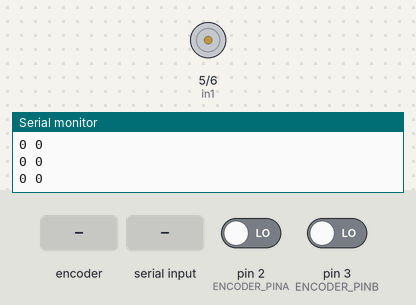
A sketch run on a simulated Arduino Uno, built with avr-gcc and run on an emulated ATmega328P. Parts: motor-driver pin pairs drawn as motors (green arrow = first pin HIGH = forward, orange = second pin HIGH = backward, longer = more drive), the last lines printed to the serial monitor. The test bench sets the inputs (shaded band); at power-on: pin 2 (ENCODER_PINA) LOW, pin 3 (ENCODER_PINB) LOW.

Above: at 1.2 s.
1.3 s: rotary encoder on pin 2 (ENCODER_PINA) / pin 3 (ENCODER_PINB) turned 1 step (first pin leading)
At 1.63 s:
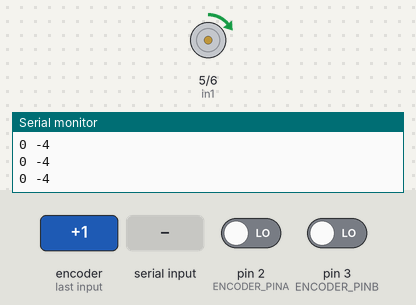
4.4 s: "90,45\n" received over Serial
At 9.9 s:
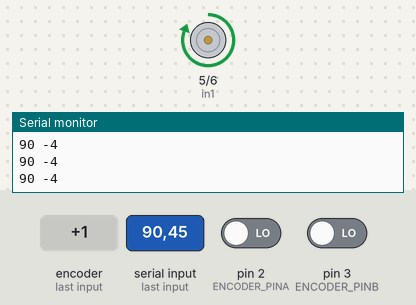
Timing chart, 0 to 11.4 s (numbered marks = the images above; inputs shaded):
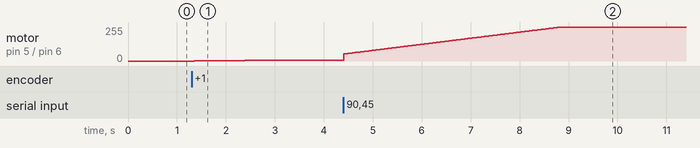

Measured:
- after the input at 1.3 s, motor on pin 5 (in1) / pin 6 (in2): moves from stopped to forward 7/255 over 2.6 s, starting after 0.05 s

The sketch:

closed_loop_location.ino
```cpp
/*
  The following code implements a Pi controller using the previous parts (mainly the Encoder)
  we will use the PI controller for a Close-Loop operation on the motor, such that for a given
  input, the motor will turn to our desired location, and the desired plot will be plotted next to
  the actual position.
*/
// Define Pins
#define ENCODER_PINA 2
#define ENCODER_PINB 3
// encoder variables
volatile int encoderCounts = 0;
volatile float diff_in_time = 0;
int desired_location = 0;
const int maxPos = 255;
const int minPos = -255;
const float Ki = 1.0;
const float Kp = 1.0;
int in1 = 5;
int in2 = 6;
// Encoder ISR functions - Interupt Service Routine
void encoderA();
void encoderB();
void setup() {
  Serial.begin (115200);
  pinMode(in1, OUTPUT);
  pinMode(in2, OUTPUT);
  // initialize encoder, attache ISR functions
  pinMode(ENCODER_PINA, INPUT);
  pinMode(ENCODER_PINB, INPUT);
   // Attached interrupt to encoder pins
  attachInterrupt(digitalPinToInterrupt(ENCODER_PINA), encoderA, CHANGE);
  attachInterrupt(digitalPinToInterrupt(ENCODER_PINB), encoderB, CHANGE);
}
void loop() {
  //This part is for the input from the user
  while(Serial.available()){
    desired_location = Serial.readStringUntil('\n').toInt();
  }
    diff_in_time = 0.01; //for 100Hz
    //This part is for the PI controller
    static float initial_error = 0.0; //will be updated in the iterations
    float summated_error = (float)(0.5*desired_location-encoderCounts);
    initial_error = initial_error + summated_error*diff_in_time;
    int pos = Kp*summated_error + Ki*initial_error; //Controller equation
    pos = constrain(pos, minPos, maxPos); //for the limits declared at top
    if (pos < 0) {
      digitalWrite(in1, LOW);
      analogWrite(in2, -pos);
    } else if (pos > 0) {
      digitalWrite(in2, LOW);
      analogWrite(in1, pos);
    } else {
      digitalWrite(in1, LOW);
      digitalWrite(in2, LOW);
    }
  //plotting the desired next to the actual location
  Serial.print(desired_location);
  Serial.print(" ");
  Serial.println(encoderCounts*2);
  delay(10); //for 100Hz
  }
// EncoderA ISR
void encoderA() {
  // look for a low-to-high on channel B
  if (digitalRead(ENCODER_PINA) == HIGH) {
    // check channel A to see which way encoder is turning
    digitalRead(ENCODER_PINB) ? encoderCounts++ : encoderCounts--;
  }else{
    // check channel A to see which way encoder is turning
    digitalRead(ENCODER_PINB) ? encoderCounts-- : encoderCounts++;
  }
} // End EncoderA ISR
// EncoderB ISR
void encoderB() {
  // look for a low-to-high on channel B
  if (digitalRead(ENCODER_PINB) == HIGH) {
    // check channel A to see which way encoder is turning
    digitalRead(ENCODER_PINA) ? encoderCounts-- : encoderCounts++;
  }else{
    // check channel A to see which way encoder is turning
    digitalRead(ENCODER_PINA) ? encoderCounts++ : encoderCounts--;
  }
} // End EncoderB ISR
```
